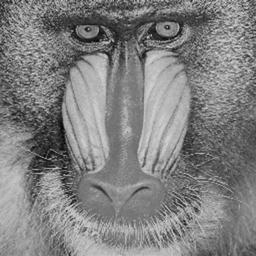
#> input picture img_encryption/images/grey/mandril.jpg, 256 x 256 px
$ python encrypt.py
#> lines starting #> are read from the running program, lines starting #| are printed output that depends on the picture
### img_encryption/CDBEA/chaos/PWLCW.py
# -*-coding:utf-8 -*-

"""
# File       : PWLCW
# Time       ：2024/10/7 0:52
# Author     ：chenyu
# version    ：python 3.8
# Description：
"""
# chaotic map
# x0:init value; h:control para; num:len of the seq
def PWLCM(x0, h, num):
    pwlcm = [0] * num
    pwlcm[0] = x0
    for i in range(1, num):
        if 0 < pwlcm[i - 1] < h:
            pwlcm[i] = pwlcm[i - 1] / h
        elif h <= pwlcm[i - 1] < 0.5:
            pwlcm[i] = (pwlcm[i - 1] - h) / (0.5 - h)
        elif 0.5 <= pwlcm[i - 1] < 1 - h:
            pwlcm[i] = (1 - pwlcm[i - 1] - h) / (0.5 - h)
        elif 1 - h <= pwlcm[i - 1] < 1:
            pwlcm[i] = (1 - pwlcm[i - 1]) / h
        else:
            raise ValueError("xi must be in [0, 1]")
    return pwlcm


# [3 lines that do not run on import are left out]

### img_encryption/CDBEA/utils.py
# -*-coding:utf-8 -*-

"""
# File       : utils
# Time       ：2024/10/8 0:15
# Author     ：chenyu
# version    ：python 3.8
# Description：
"""
import cv2
from numpy import uint8, zeros
from math import floor

from CDBEA.chaos.PWLCW import PWLCM

# Image bit plane decomposition
def img_bit_decomposition(img):
    m, n = img.shape
    r = zeros((8, m, n), dtype=uint8)
    for i in range(8):
        r[i, :, :] = cv2.bitwise_and(img, 2 ** i)
        mask = r[i, :, :] > 0
        r[i, mask] = 1
    return r

def gen_keys(keys):
    x0, h0, rounds, discard = keys['x0'], keys['h0'], keys['rounds'], keys['discard']
    # use chaos map to gen key_gen
    x_list = []
    h_list = []
    d_list = []
    seq = PWLCM(x0, h0, discard + rounds * 3)[discard:]
    for i in range(rounds):
        x_list.append(seq[i * 3])
        h_list.append(seq[i * 3 + 1] / 2)
        d_list.append(floor(seq[i * 3 + 2] * 1e14) % 900 + 100)
    return x_list, h_list, d_list

### img_encryption/CDBEA/dna.py
# -*-coding:utf-8 -*-

"""
# File       : operator
# Time       ：2024/10/7 19:20
# Author     ：chenyu
# version    ：python 3.8
# Description：DNA算子
"""
import numpy as np
import copy as deepcopy

# 编码规则 A,C,G,T:0,1,2,3
Rules = [
    [0, 1, 2, 3],
    [0, 2, 1, 3],
    [3, 1, 2, 0],
    [3, 2, 1, 0],
    [1, 0, 3, 2],
    [1, 3, 0, 2],
    [2, 0, 3, 1],
    [2, 3, 0, 1]
]

# operator:0-6
# addition subtraction multiplication exclusive-or/nor
# 左移 右移
Operator = np.array([
    [
        [1, 0, 3, 2],
        [0, 1, 2, 3],
        [3, 2, 1, 0],
        [2, 3, 0, 1]
    ],
    [
        [1, 2, 3, 0],
        [0, 1, 2, 3],
        [3, 0, 1, 2],
        [2, 3, 0, 1]
    ],
    [
        [3, 2, 0, 1],
        [2, 3, 1, 0],
        [1, 0, 3, 2],
        [0, 1, 2, 3]
    ],
    [
        [0, 1, 2, 3],
        [1, 0, 3, 2],
        [2, 3, 0, 1],
        [3, 2, 1, 0]
    ],
    [
        [3, 2, 1, 0],
        [2, 3, 0, 1],
        [1, 0, 3, 2],
        [0, 1, 2, 3]
    ],
    [
        [0, 1, 2, 3],
        [1, 2, 3, 0],
        [2, 3, 0, 1],
        [3, 0, 1, 2]
    ],
    [
        [0, 3, 2, 1],
        [1, 0, 3, 2],
        [2, 1, 0, 3],
        [3, 2, 1, 0]
    ]
])

# 单碱基突变
def sbn(arr1, arr2, swap_mask):
    # 确保输入数组的长度相同
    if len(arr1) != len(arr2) or len(arr1) != len(swap_mask):
        raise ValueError("所有数组必须具有相同的长度")
    # 将 01 数组转换为布尔数组
    swap_mask = swap_mask.astype(bool)
    # 创建输出数组
    new_arr1 = np.copy(arr1)
    new_arr2 = np.copy(arr2)

    # 根据布尔掩码进行互换
    new_arr1[swap_mask], new_arr2[swap_mask] = arr2[swap_mask], arr1[swap_mask]

    return new_arr1, new_arr2

# permutation
def permutation(l1, l2, l_idx):
    # 绑定数组并根据下标数组进行置换
    combined = np.stack((l1, l2), axis=0)
    new_array = np.empty_like(combined)
    new_array[:, l_idx] = combined
    a, b = new_array
    return a, b

# permutation_reverse
# [8 lines left out: function permutation_reverse, not called in this run]


def DNA_encoding(l1, l2, r):
    x = l1 * 2 + l2
    assert max(x) < 4
    rule = np.array(Rules[r])
    result = rule[x]
    return result


def DNA_decoding(x, r):
    assert max(x) < 4
    rule = Rules[r]
    x = np.array([rule.index(i) for i in x], dtype=np.uint8)
    high_bits = (x//2)%2
    low_bits = x%2
    return high_bits, low_bits


# DNA 运算
def DNA_operation(l1, l2, l_op):
    # 获取每个操作的结果
    l_new = np.array([Operator[op][l1[i]][l2[i]] for i, op in enumerate(l_op)])
    return l_new

### img_encryption/CDBEA/encrypt.py
# -*-coding:utf-8 -*-

"""
# File       : encrypt.py
# Time       ：2024/10/8 0:14
# Author     ：chenyu
# version    ：python 3.8
# Description：加密算法
"""
from math import floor
import cv2
import numpy as np
import os
from random import uniform
from copy import deepcopy

from CDBEA.utils import img_bit_decomposition, gen_keys
from CDBEA.chaos.PWLCW import PWLCM
from CDBEA.dna import sbn, permutation, DNA_encoding, DNA_decoding, DNA_operation


def encrypt(
        img_path,
        x0=None, h0=None, rounds=None, discard=None,  # keys
        params_path='params.npz',  # the path of saved params
        use_params=False,  # if to use used params
):
    # initialization
#> called with img_path = '../images/grey/mandril.jpg', params_path = 'params.npz', use_params = False
    if not use_params:
        x0 = uniform(1e-16, 1 - 1e-16) if not x0 else x0
        h0 = uniform(1e-16, 0.5 - 1e-16) if not h0 else h0
        rounds = 1 if not rounds else rounds
        discard = 1000 if not discard else discard
    else:
        use_params_path = f"./params/{params_path}"
        if os.path.exists(use_params_path):
            params = np.load(use_params_path)
            x0 = params['x0']
            h0 = params['h0']
            rounds = params['rounds']
            discard = params['discard']
        else:
            raise FileNotFoundError(f"can not find the params file: {use_params_path}")

    filename = img_path.split('/')[-1].split('.')
    filename, ext = filename[0], filename[-1]
    encrypt_img_path = f"{filename}_encrypt.png"
    # get img (grey img supported)
    img = cv2.imread(img_path, cv2.IMREAD_GRAYSCALE)
#> img is the input picture: shape (256, 256); min 0, max 223, mean 128.5
    H, W = img.shape
#> H = 256; W = 256
    length = 4 * 1 * H * W
#> length = 262144
    print(f"ENCRYPTION: img resolution is {H} * {W}")
#| ENCRYPTION: img resolution is 256 * 256

    # get params
    keys = {
        'x0': x0,
        'h0': h0,
        'rounds': rounds,
        'discard': discard
    }
    x_list, h_list, d_list = gen_keys(keys)

    bitplanes = img_bit_decomposition(img)  # Image bit plane decomposition
    bitplanes = bitplanes[::-1, :, :]  # reverse
    a1 = bitplanes[:4, :, :].ravel()  # high bits
    a2 = bitplanes[4:, :, :].ravel()  # low bits

    # start to encryption
    for i in range(rounds):
        # gen keys_round
        k = np.array(PWLCM(x_list[i], h_list[i], 2 * length + d_list[i])[d_list[i]:])
        k1, k2 = k[::2], k[1::2]

        k11 = np.round(k1 * 1e8).astype(np.uint8) % 2
        k22 = np.round(k2 * 1e8).astype(np.uint8) % 2
        # decide which rule to use
        rule_num = (sum(k11) + sum(k22)) % 8
        k33 = np.bitwise_xor(k11, k22)
        # confusion:sbn+permutation
        # 单碱基突变
        a1, a2 = sbn(a1, a2, k33)

        # permutation
        k1_index = np.argsort(k1)
        a1, a2 = permutation(a1, a2, k1_index)

        # diffusion:dna operation
        k_op = np.round(k2 * 1e8).astype(np.uint8) % 7

        a_dna = DNA_encoding(a1, a2, rule_num)
        k_dna = DNA_encoding(k11, k22, rule_num)
        a_new_dna = DNA_operation(a_dna, k_dna, k_op)
        a1, a2 = DNA_decoding(a_new_dna, rule_num)

    # composition the encrypted img
    C = np.append(a1, a2).reshape(8, H, W)
    res = np.zeros((H, W), dtype=np.uint8)
    for i in range(8):
        tmp = C[i, :, :] << i
        res = cv2.bitwise_or(res, tmp)
#> this loop made 8 passes
#> pass 1, in encrypt, `tmp = C[i, :, :] << i`:
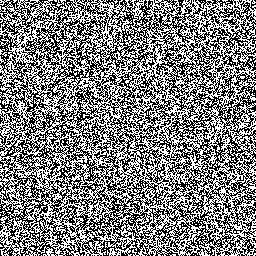
#> tmp: shape (256, 256); values 0 (black) and 1 (white), 49.9% white in thin lines or dots
#> pass 2, in encrypt, `tmp = C[i, :, :] << i`:
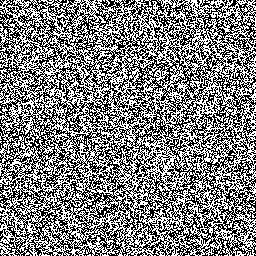
#> tmp: shape (256, 256); values 0 (black) and 2 (white), 50.2% white; black in thin lines or dots
#> pass 2, in encrypt, `res = cv2.bitwise_or(res, tmp)`:
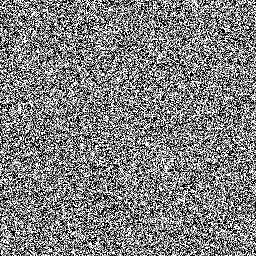
#> res: shape (256, 256); min 0, max 3, mean 1.5; drawn with min black and max white
#> pass 3, in encrypt, `tmp = C[i, :, :] << i`:
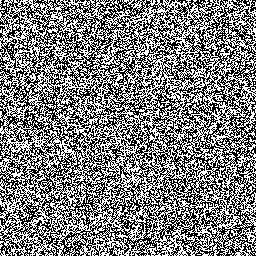
#> tmp: shape (256, 256); values 0 (black) and 4 (white), 49.8% white in thin lines or dots
#> after the loop:
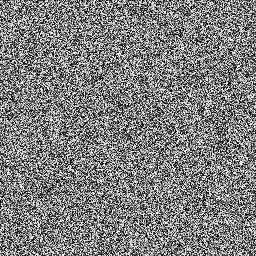
#> res: shape (256, 256); min 0, max 255, mean 126.8

    if not os.path.exists('./result'):
        os.mkdir('./result')
    # save img
    save_path = os.path.join('./result', encrypt_img_path)
    cv2.imwrite(save_path, res)

    # save params
    if not use_params:
        if not os.path.exists('./params'):
            os.mkdir('./params')
        np.savez(f'./params/{params_path}', x0=x0, h0=h0, rounds=rounds, discard=discard)
    print("ENCRYPTION DONE!")
    return res, save_path


if __name__ == '__main__':
    res, _ = encrypt('../images/grey/mandril.jpg', use_params=False)
    print(res.shape)
#| (256, 256)

$ run again, with img_encryption/images/grey/blonde.jpg copied over img_encryption/images/grey/mandril.jpg
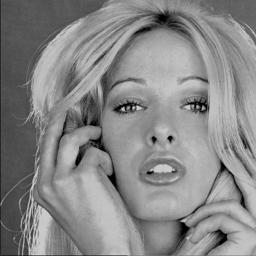
#> input picture img_encryption/images/grey/blonde.jpg, 256 x 256 px
#> in encrypt, img is the input picture: shape (256, 256); min 0, max 222, mean 135.2
#| ENCRYPTION: img resolution is 256 * 256
#> the loop in encrypt, `for i in range(8):` made 8 passes
#> pass 1, in encrypt, `tmp = C[i, :, :] << i`:
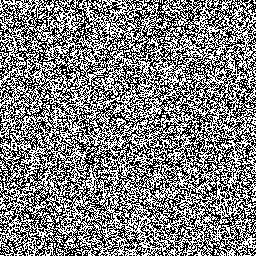
#> tmp: shape (256, 256); values 0 (black) and 1 (white), 50.3% white; black in thin lines or dots
#> after the loop in encrypt, `for i in range(8):`:
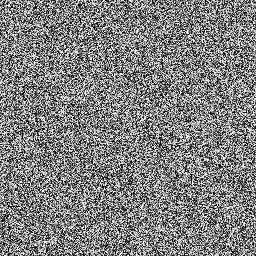
#> res: shape (256, 256); min 0, max 255, mean 128.1
#| (256, 256)

$ run again, with img_encryption/images/grey/cameraman.jpg copied over img_encryption/images/grey/mandril.jpg
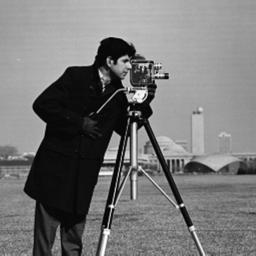
#> input picture img_encryption/images/grey/cameraman.jpg, 256 x 256 px
#> in encrypt, img is the input picture: shape (256, 256); min 0, max 255, mean 118.3
#| ENCRYPTION: img resolution is 256 * 256
#> the loop in encrypt, `for i in range(8):` made 8 passes
#> pass 1, in encrypt, `tmp = C[i, :, :] << i`:
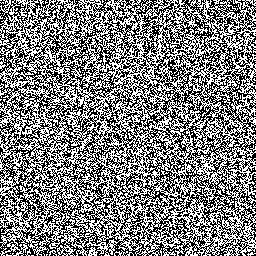
#> tmp: shape (256, 256); values 0 (black) and 1 (white), 49.8% white in thin lines or dots
#> after the loop in encrypt, `for i in range(8):`:
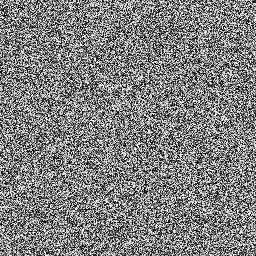
#> res: shape (256, 256); min 0, max 255, mean 127.8
#| (256, 256)

$ run again, with img_encryption/images/grey/darkhair.jpg copied over img_encryption/images/grey/mandril.jpg
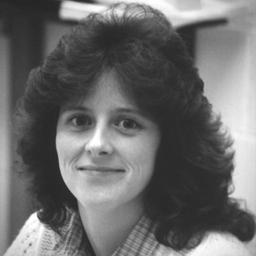
#> input picture img_encryption/images/grey/darkhair.jpg, 256 x 256 px
#> in encrypt, img is the input picture: shape (256, 256); min 32, max 255, mean 107.8
#| ENCRYPTION: img resolution is 256 * 256
#> the loop in encrypt, `for i in range(8):` made 8 passes
#> pass 1, in encrypt, `tmp = C[i, :, :] << i`:
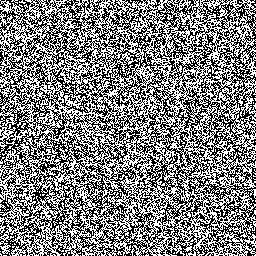
#> tmp: shape (256, 256); values 0 (black) and 1 (white), 50.1% white; black in thin lines or dots
#> after the loop in encrypt, `for i in range(8):`:
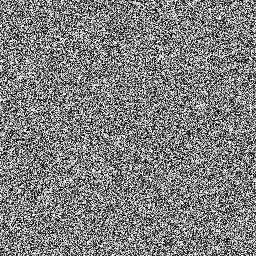
#> res: shape (256, 256); min 0, max 255, mean 127.3
#| (256, 256)
